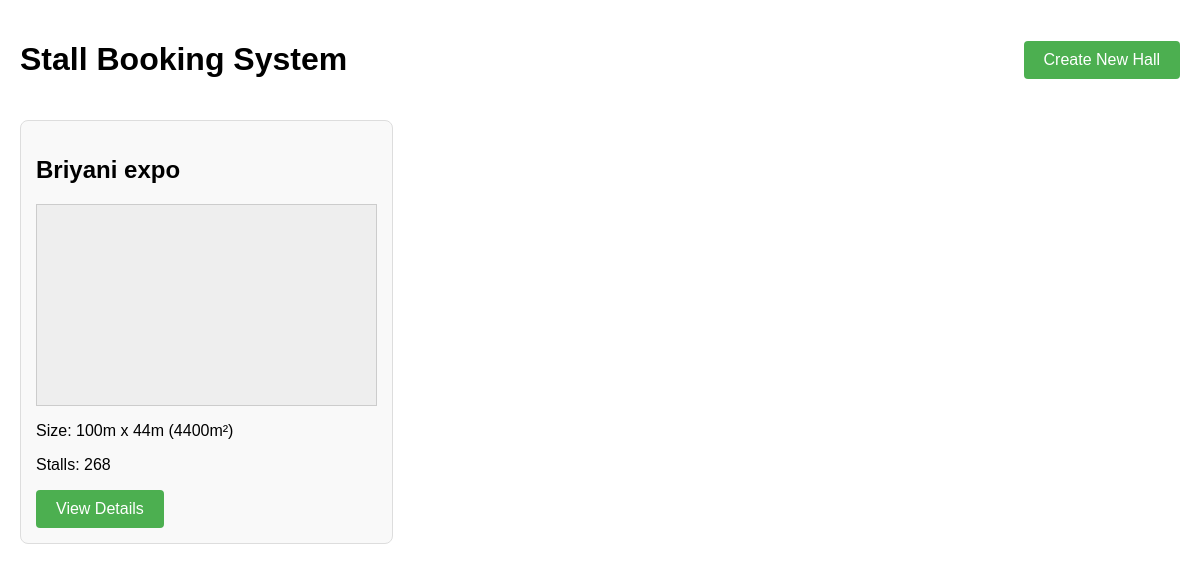
/index/, run on an earlier commit of the app's database.
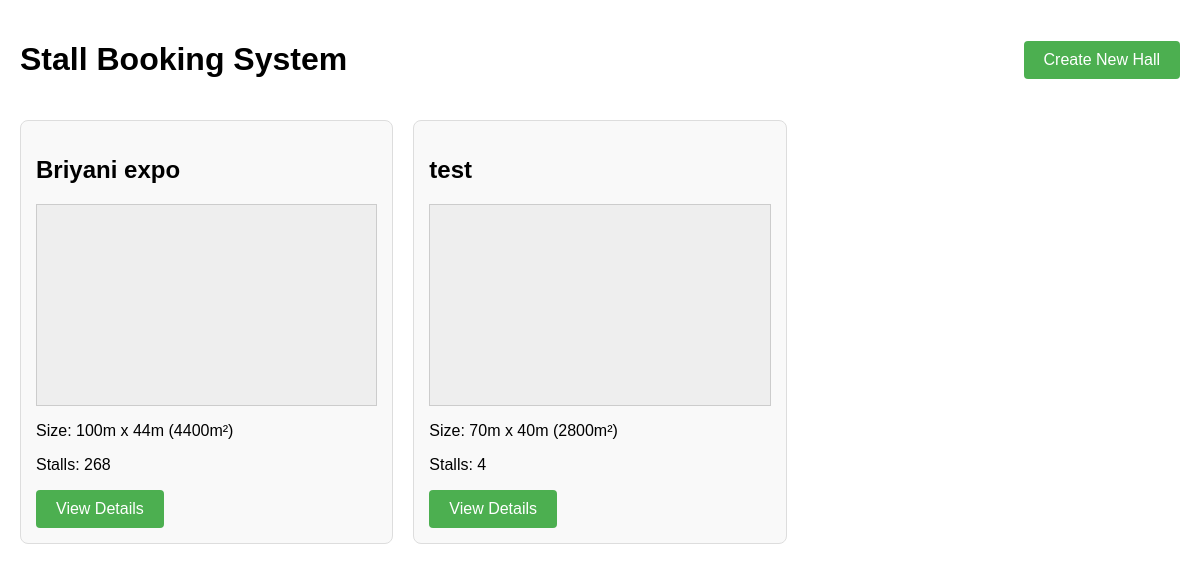
And on a later commit of the database.
### halls/models.py (models this page shows, shortened)
class Hall(models.Model):
    name = models.CharField(max_length=100)
    length = models.IntegerField(help_text="Length in meters")
    breadth = models.IntegerField(help_text="Breadth in meters")
    @property
    def total_area(self):
        return self.length * self.breadth

### halls/views.py (the view)
# urls.py: path('index/', views.index, name='index'),
def index(request):
    halls = Hall.objects.all()
    return render(request, 'halls/index.html', {'halls': halls})

### templates/halls/index.html (shortened to what this page needs)
<!DOCTYPE html>
<html lang="en">
<head>
</head>
<body>
    <div class="container">
        <div class="header">
            <h1>Stall Booking System</h1>
            <a href="{% url 'create_hall' %}" class="btn">Create New Hall</a>
        </div>
        <div class="hall-grid">
            {% for hall in halls %}
            <div class="hall-card">
                <h2>{{ hall.name }}</h2>
                <div class="hall-preview" id="hall-preview-{{ hall.id }}"
                     data-hall-id="{{ hall.id }}"
                     data-length="{{ hall.length }}"
                     data-breadth="{{ hall.breadth }}">
                </div>
                <p>Size: {{ hall.length }}m x {{ hall.breadth }}m ({{ hall.total_area }}m²)</p>
                <p>Stalls: {{ hall.stalls.count }}</p>
                <a href="{% url 'hall_detail' hall.id %}" class="btn">View Details</a>
            </div>
            {% empty %}
            <p>No halls available. Create a new hall to get started.</p>
            {% endfor %}
        </div>
    </div>
</body>
</html>

What changed in the data, as far as the page shows it:
added Hall: name "test", length "70", breadth "40", total_area "2800", stalls.count "4"
